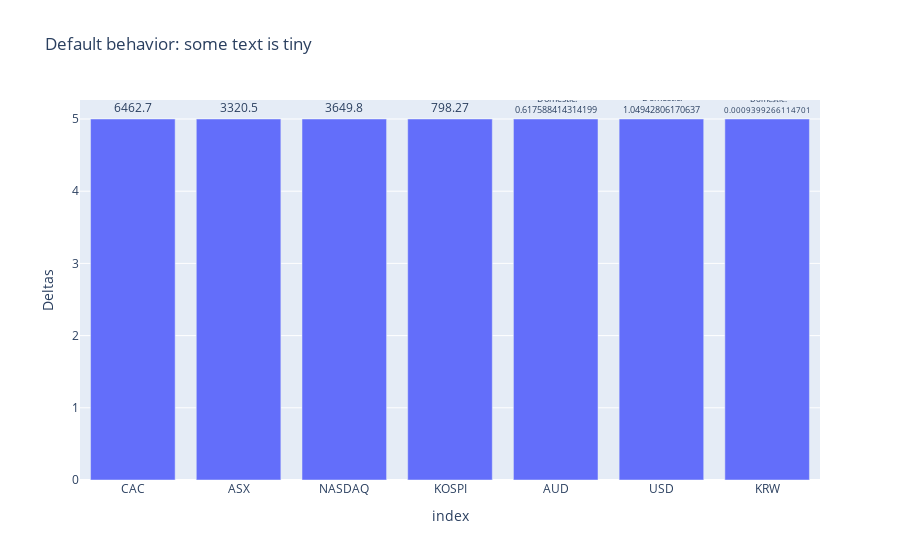

Notebook code cell kept with this figure:
### Code cell
import plotly.express as px

fig = px.bar(df, x=df.index, y='Deltas', text='text', 
             title="Default behavior: some text is tiny")
fig.update_traces(textposition='outside')
fig.show()

### Figure 1 — Plotly figure (JSON) as saved in the notebook; plotly's stock layout.template omitted (floating-point values rounded to 4 significant figures)
{"data": [{"alignmentgroup": "True", "hovertemplate": "index=%{x}<br>Deltas=%{y}<br>text=%{text}<extra></extra>", "legendgroup": "", "marker": {"color": "#636efa", "pattern": {"shape": ""}}, "name": "", "offsetgroup": "", "orientation": "v", "showlegend": false, "text": ["<br> Foreign:<br>55<br><br> Domestic:<br>6462.7", "<br> Foreign:<br>55<br><br> Domestic:<br>3320.5", "<br> Foreign:<br>55<br><br> Domestic:<br>3649.8", "<br> Foreign:<br>55<br><br> Domestic:<br>798.27", "<br> Foreign:<br>55<br><br> Domestic:<br>0.617588414314199", "<br> Foreign:<br>55<br><br> Domestic:<br>1.04942806170637", "<br> Foreign:<br>55<br><br> Domestic:<br>0.0009399266114701"], "textposition": "outside", "type": "bar", "x": ["CAC", "ASX", "NASDAQ", "KOSPI", "AUD", "USD", "KRW"], "xaxis": "x", "y": [5, 5, 5, 5, 5, 5, 5], "yaxis": "y"}], "layout": {"autosize": true, "barmode": "relative", "legend": {"tracegroupgap": 0}, "title": {"text": "Default behavior: some text is tiny"}, "xaxis": {"anchor": "y", "autorange": true, "domain": [0, 1], "range": [-0.5, 6.5], "title": {"text": "index"}, "type": "category"}, "yaxis": {"anchor": "x", "autorange": true, "domain": [0, 1], "range": [0, 5.263], "title": {"text": "Deltas"}, "type": "linear"}}}
